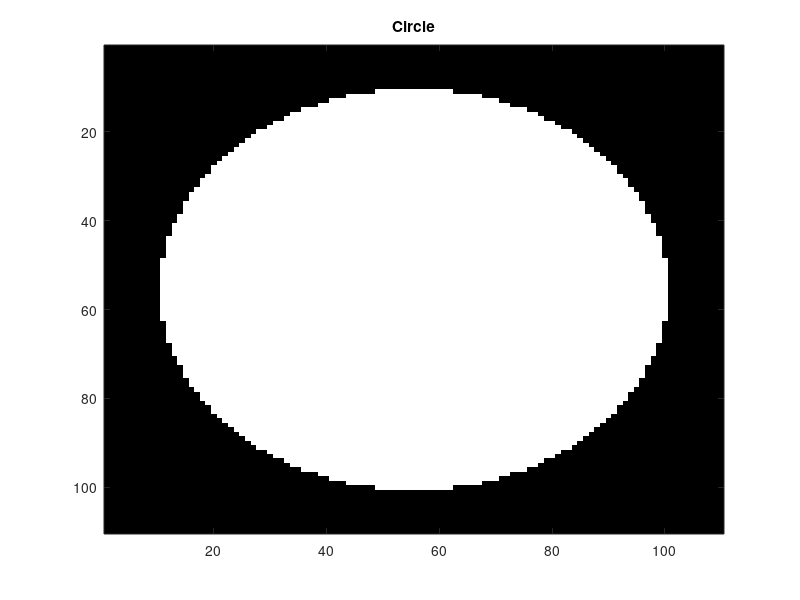
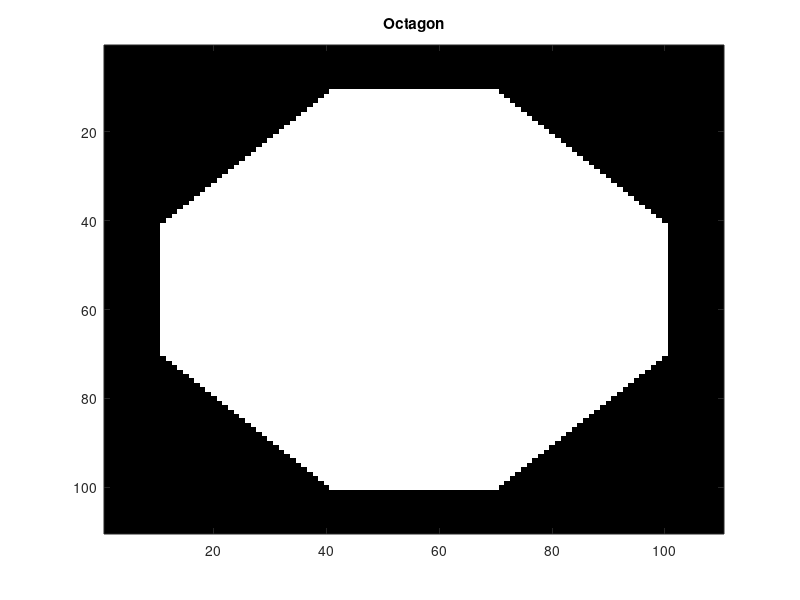
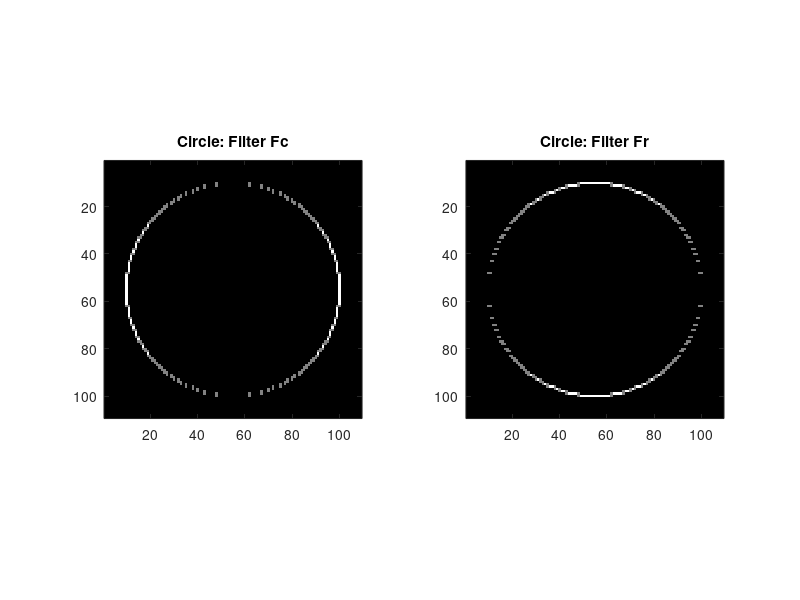
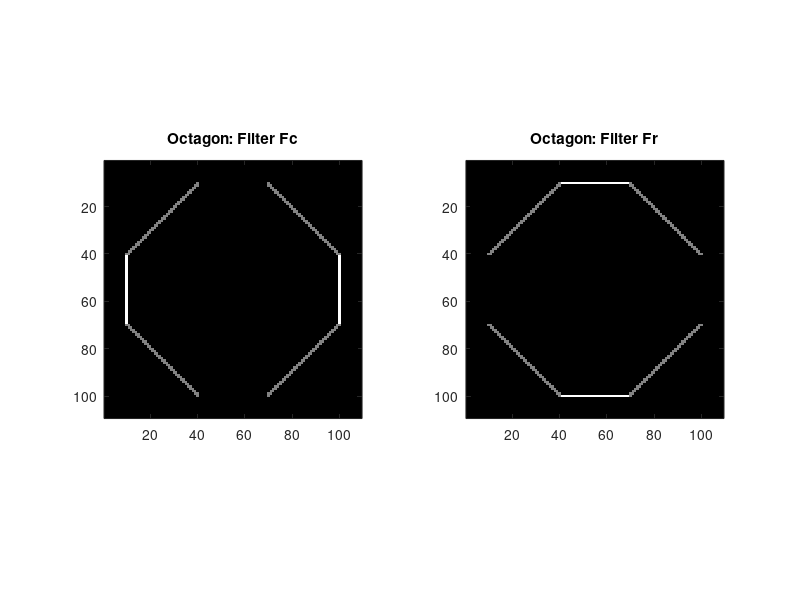

Write the MATLAB code that produced these figures, in order.
%% Section 1

%% A: Create Circle and Octagon matrices, without using loops.

% Build the grid and the desired shapes
[r, c] = meshgrid(1:110,1:110);
Circle = double( ((((r - 55.5).^2 + (c - 55.5).^2).^0.5) < 45));
Octagon = double( ((( ((r>=11)&( r<=40 )) & ((52-r<=c )&(c<=59+r)) ) |...
    (((r>=41)&(r<=70)) &( (c>=11)&(c<=100) )    )) | ((( r>=71 ) &...
    ( r<=100 )) & (( r-59<=c ) & ( c<=170-r )))));

% Show the images.
figure(1);
imagesc(Circle);
title('Circle');
colormap gray
figure(2);
imagesc(Octagon);
title('Octagon');
colormap gray

%% B: Activates given filters.

% the filters
Fc = [1 -1 ; 1 -1];
Fr = [1 1 ; -1 -1];

% activates both filters on both shapes.
CircleFc = abs(conv2(Circle,Fc,'valid'));
CircleFr = abs(conv2(Circle,Fr,'valid'));
OctagonFc = abs(conv2(Octagon,Fc,'valid'));
OctagonFr = abs(conv2(Octagon,Fr,'valid'));

% Shows the images.
figure(3);
subplot(1,2,1);
imagesc(CircleFc);
axis square
title('Circle: Filter Fc');
colormap gray
subplot(1,2,2);
imagesc(CircleFr);
axis square
title('Circle: Filter Fr');
colormap gray
figure(4);
subplot(1,2,1);
imagesc(OctagonFc);
axis square
title('Octagon: Filter Fc');
colormap gray
subplot(1,2,2);
imagesc(OctagonFr);
axis square
title('Octagon: Filter Fr');
colormap gray

%% C: Combine the images in order to highlight the contours.
FixCircle = max(CircleFc,CircleFr);
FixOctagon = max(OctagonFc,OctagonFr);

figure(5);
imagesc(FixCircle);
title('Circle''s Outlines');
colormap gray
figure(6);
imagesc(FixOctagon);
title('Octagon''s Outlines');
colormap gray

%% D: Kirsch compass kernel

% g{1}-g{8} are the Kirsch compass Kernel filters.
g{1} = [ 5 5 5 ; -3 0 -3; -3 -3 -3];
g{2} = [ -3 5 5 ; -3 0 5; -3 -3 -3];
g{3} = [ -3 -3 5 ; -3 0 5; -3 -3 5];
g{4} = [ -3 -3 -3 ; -3 0 5; -3 5 5];
g{5} = [ -3 -3 -3 ; -3 0 -3; 5 5 5];
g{6} = [ -3 -3 -3 ; 5 0 -3; 5 5 -3];
g{7} = [ 5 -3 -3 ; 5 0 -3; 5 -3 -3];
g{8} = [ 5 5 -3 ; 5 0 -3; -3 -3 -3];

% Activates the filters on both images and plots all the results
for ii = 1:8
    if ii < 5
        jj = ii;
    else
        jj = ii+1;
    end
    
    CircleKir{ii} = abs(conv2(Circle,g{ii},'valid'));
    figure(7);
    subplot(3,3,jj);
    imagesc(CircleKir{ii});
    colormap gray
    
    OctagonKir{ii} = abs(conv2(Octagon,g{ii},'valid'));
    figure(8);
    subplot(3,3,jj);
    imagesc(OctagonKir{ii});
    colormap gray    
end

% Combines the results of each shape in order to highlight the contours.
FixCircleKir = CircleKir{1};
FixOctagonKir = OctagonKir{1};
for ii = 2:8
    FixCircleKir = max(CircleKir{ii},FixCircleKir);
    FixOctagonKir = max(OctagonKir{ii},FixOctagonKir);
end

figure(9);
imagesc(FixCircleKir);
title('Circle''s Outlines - Kirsh Filter');
colormap gray
figure(10);
imagesc(FixOctagonKir);
title('Octagon''s Outlines - Kirsh Filter');
colormap gray

%% E: FFT Filter (High Pass Filter)
% We gave 2 options for this filter requirement. Option A is a square 
% around the center, after activating fftshift(fft2(Image)). the result is
% low frequency landings (increase High frequecy) as requested.
% Option B is a 2-dimensional gaussian filter around the center. We used 
% the fact in most images, most of the information is in the low
% frequencies. Because of that we used a threshold value which depends on
% the average value of shape's fft matrix.

% Option A: Simple Square.

a = 21;
FFTFilter = ones(110);
FFTFilter(55-a:55+a,55-a:55+a) = 0;
CircleFFT = ifftshift(fftshift(fft2(Circle)).*FFTFilter);
OctagonFFT = ifftshift(fftshift(fft2(Octagon)).*FFTFilter);

figure(11)
imagesc(real(ifft2(CircleFFT)));
title('Circle''s Outlines - FFT Filter A');
colormap gray

figure(12)
imagesc(real(ifft2(OctagonFFT)));
title('Octagon''s Outlines - FFT Filter A');
colormap gray


% Option B: 

Threshold = 4.5;
Var = 35^2;
FFTFilter = exp((((r-55.5).^2+(c-55.5).^2))/(2*Var));

figure(13)
CircleShift = fftshift(fft2(Circle));
CircleFFT = ifftshift(CircleShift.*(abs(CircleShift)<(Threshold*mean(abs(CircleShift(:))))).*FFTFilter);
imagesc(abs(ifft2(CircleFFT)))
title('Circle''s Outlines - FFT Filter B')
colormap gray

figure(14)
OctagonShift = fftshift(fft2(Octagon));
OctagonFFT = ifftshift(OctagonShift.*(abs(OctagonShift)<(Threshold*mean(abs(OctagonShift(:))))).*FFTFilter);
imagesc(abs(ifft2(OctagonFFT)))
title('Octagon''s Outlines - FFT Filter B')
colormap gray
